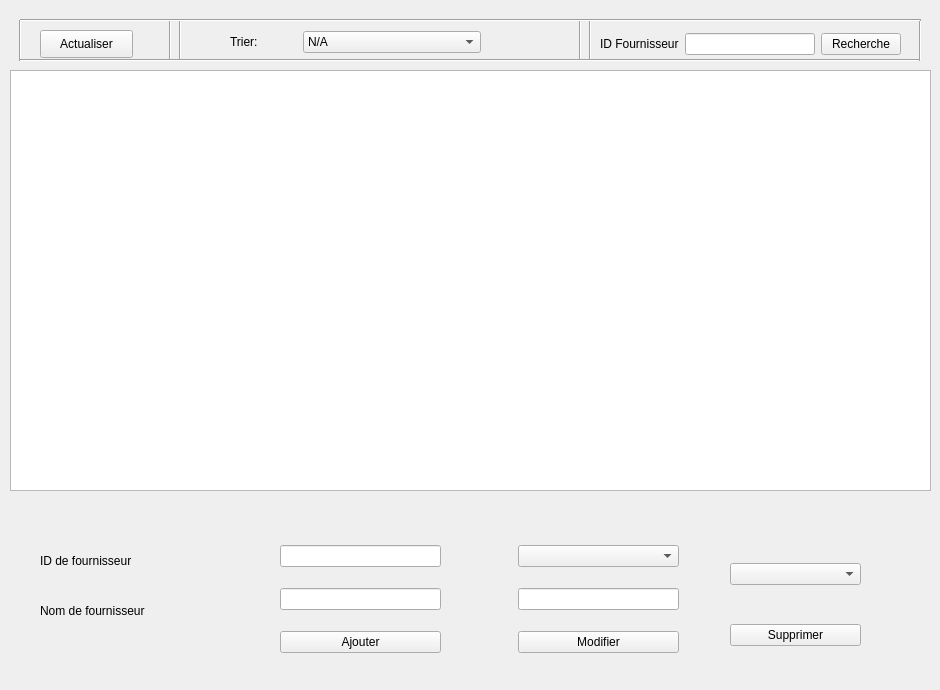
   <widget class="QWidget" name="tab_10">
    <attribute name="title">
     <string>Gestion des Fournisseurs</string>
    </attribute>
    <widget class="Line" name="line_50">
     <property name="geometry">
      <rect>
       <x>160</x>
       <y>20</y>
       <width>20</width>
       <height>41</height>
      </rect>
     </property>
     <property name="orientation">
      <enum>Qt::Vertical</enum>
     </property>
    </widget>
    <widget class="QPushButton" name="pbFournisseurAfficher_3">
     <property name="geometry">
      <rect>
       <x>40</x>
       <y>30</y>
       <width>93</width>
       <height>28</height>
      </rect>
     </property>
     <property name="cursor">
      <cursorShape>PointingHandCursor</cursorShape>
     </property>
     <property name="text">
      <string>Actualiser</string>
     </property>
    </widget>
    <widget class="QLabel" name="LabelImmatricuteBus_10">
     <property name="geometry">
      <rect>
       <x>40</x>
       <y>540</y>
       <width>181</width>
       <height>41</height>
      </rect>
     </property>
     <property name="styleSheet">
      <string notr="true">font: 75 8pt &quot;Times New Roman&quot;;</string>
     </property>
     <property name="text">
      <string>ID de fournisseur</string>
     </property>
    </widget>
    <widget class="Line" name="line_51">
     <property name="geometry">
      <rect>
       <x>580</x>
       <y>20</y>
       <width>20</width>
       <height>41</height>
      </rect>
     </property>
     <property name="orientation">
      <enum>Qt::Vertical</enum>
     </property>
    </widget>
    <widget class="QLabel" name="LabelNbPlace_10">
     <property name="geometry">
      <rect>
       <x>40</x>
       <y>590</y>
       <width>181</width>
       <height>41</height>
      </rect>
     </property>
     <property name="styleSheet">
      <string notr="true">font: 75 8pt &quot;Times New Roman&quot;;</string>
     </property>
     <property name="text">
      <string>Nom de fournisseur</string>
     </property>
    </widget>
    <widget class="QTableView" name="tabFournisseur_3">
     <property name="geometry">
      <rect>
       <x>10</x>
       <y>70</y>
       <width>921</width>
       <height>421</height>
      </rect>
     </property>
    </widget>
    <widget class="Line" name="line_52">
     <property name="geometry">
      <rect>
       <x>10</x>
       <y>20</y>
       <width>20</width>
       <height>41</height>
      </rect>
     </property>
     <property name="orientation">
      <enum>Qt::Vertical</enum>
     </property>
    </widget>
    <widget class="Line" name="line_53">
     <property name="geometry">
      <rect>
       <x>170</x>
       <y>20</y>
       <width>20</width>
       <height>41</height>
      </rect>
     </property>
     <property name="orientation">
      <enum>Qt::Vertical</enum>
     </property>
    </widget>
    <widget class="Line" name="line_54">
     <property name="geometry">
      <rect>
       <x>570</x>
       <y>20</y>
       <width>20</width>
       <height>41</height>
      </rect>
     </property>
     <property name="orientation">
      <enum>Qt::Vertical</enum>
     </property>
    </widget>
    <widget class="Line" name="line_55">
     <property name="geometry">
      <rect>
       <x>20</x>
       <y>50</y>
       <width>901</width>
       <height>20</height>
      </rect>
     </property>
     <property name="orientation">
      <enum>Qt::Horizontal</enum>
     </property>
    </widget>
    <widget class="Line" name="line_56">
     <property name="geometry">
      <rect>
       <x>910</x>
       <y>20</y>
       <width>20</width>
       <height>41</height>
      </rect>
     </property>
     <property name="orientation">
      <enum>Qt::Vertical</enum>
     </property>
    </widget>
    <widget class="Line" name="line_57">
     <property name="geometry">
      <rect>
       <x>20</x>
       <y>10</y>
       <width>901</width>
       <height>20</height>
      </rect>
     </property>
     <property name="orientation">
      <enum>Qt::Horizontal</enum>
     </property>
    </widget>
    <widget class="QWidget" name="layoutWidget_25">
     <property name="geometry">
      <rect>
       <x>230</x>
       <y>30</y>
       <width>251</width>
       <height>24</height>
      </rect>
     </property>
     <layout class="QHBoxLayout" name="horizontalLayout_19">
      <item>
       <widget class="QLabel" name="label_29">
        <property name="text">
         <string>Trier:</string>
        </property>
       </widget>
      </item>
      <item>
       <widget class="QComboBox" name="comboBox_3">
        <property name="cursor">
         <cursorShape>PointingHandCursor</cursorShape>
        </property>
        <item>
         <property name="text">
          <string>N/A</string>
         </property>
        </item>
        <item>
         <property name="text">
          <string>ID par ordre Croissant</string>
         </property>
        </item>
        <item>
         <property name="text">
          <string>ID par ordre Decroissant</string>
         </property>
        </item>
        <item>
         <property name="text">
          <string>Nom par ordre Croissant</string>
         </property>
        </item>
        <item>
         <property name="text">
          <string>Nom par ordre Decroissant</string>
         </property>
        </item>
       </widget>
      </item>
     </layout>
    </widget>
    <widget class="QWidget" name="layoutWidget_26">
     <property name="geometry">
      <rect>
       <x>600</x>
       <y>30</y>
       <width>301</width>
       <height>28</height>
      </rect>
     </property>
     <layout class="QHBoxLayout" name="horizontalLayout_20">
      <item>
       <widget class="QLabel" name="label_13">
        <property name="text">
         <string>ID Fournisseur</string>
        </property>
       </widget>
      </item>
      <item>
       <widget class="QLineEdit" name="LEIDFournisseurRechercher_3"/>
      </item>
      <item>
       <widget class="QPushButton" name="pbFournisseurRechercher_3">
        <property name="cursor">
         <cursorShape>PointingHandCursor</cursorShape>
        </property>
        <property name="text">
         <string>Recherche</string>
        </property>
       </widget>
      </item>
     </layout>
    </widget>
    <widget class="QWidget" name="layoutWidget_27">
     <property name="geometry">
      <rect>
       <x>280</x>
       <y>530</y>
       <width>161</width>
       <height>141</height>
      </rect>
     </property>
     <layout class="QVBoxLayout" name="verticalLayout_7">
      <item>
       <widget class="QLineEdit" name="LEIDAjoutFournisseur_3"/>
      </item>
      <item>
       <widget class="QLineEdit" name="LENomFournisseur_3"/>
      </item>
      <item>
       <widget class="QPushButton" name="pbAjouterFournisseur_3">
        <property name="cursor">
         <cursorShape>PointingHandCursor</cursorShape>
        </property>
        <property name="text">
         <string>Ajouter</string>
        </property>
       </widget>
      </item>
     </layout>
    </widget>
    <widget class="QWidget" name="layoutWidget_28">
     <property name="geometry">
      <rect>
       <x>518</x>
       <y>530</y>
       <width>161</width>
       <height>141</height>
      </rect>
     </property>
     <layout class="QVBoxLayout" name="verticalLayout_8">
      <item>
       <widget class="QComboBox" name="cbModifFourni_3">
        <property name="cursor">
         <cursorShape>PointingHandCursor</cursorShape>
        </property>
        <property name="autoFillBackground">
         <bool>false</bool>
        </property>
        <property name="editable">
         <bool>false</bool>
        </property>
       </widget>
      </item>
      <item>
       <widget class="QLineEdit" name="LENomFournisseurModif2_3"/>
      </item>
      <item>
       <widget class="QPushButton" name="pbModifierFournisseur_3">
        <property name="cursor">
         <cursorShape>PointingHandCursor</cursorShape>
        </property>
        <property name="text">
         <string>Modifier</string>
        </property>
       </widget>
      </item>
     </layout>
    </widget>
    <widget class="QWidget" name="layoutWidget_29">
     <property name="geometry">
      <rect>
       <x>730</x>
       <y>530</y>
       <width>131</width>
       <height>151</height>
      </rect>
     </property>
     <layout class="QVBoxLayout" name="verticalLayout_9">
      <item>
       <widget class="QComboBox" name="cbSuppFourni_3">
        <property name="cursor">
         <cursorShape>PointingHandCursor</cursorShape>
        </property>
        <property name="autoFillBackground">
         <bool>false</bool>
        </property>
        <property name="editable">
         <bool>false</bool>
        </property>
       </widget>
      </item>
      <item>
       <widget class="QPushButton" name="pbSupprimerFournisseur_3">
        <property name="cursor">
         <cursorShape>PointingHandCursor</cursorShape>
        </property>
        <property name="text">
         <string>Supprimer</string>
        </property>
       </widget>
      </item>
     </layout>
    </widget>
   </widget>
